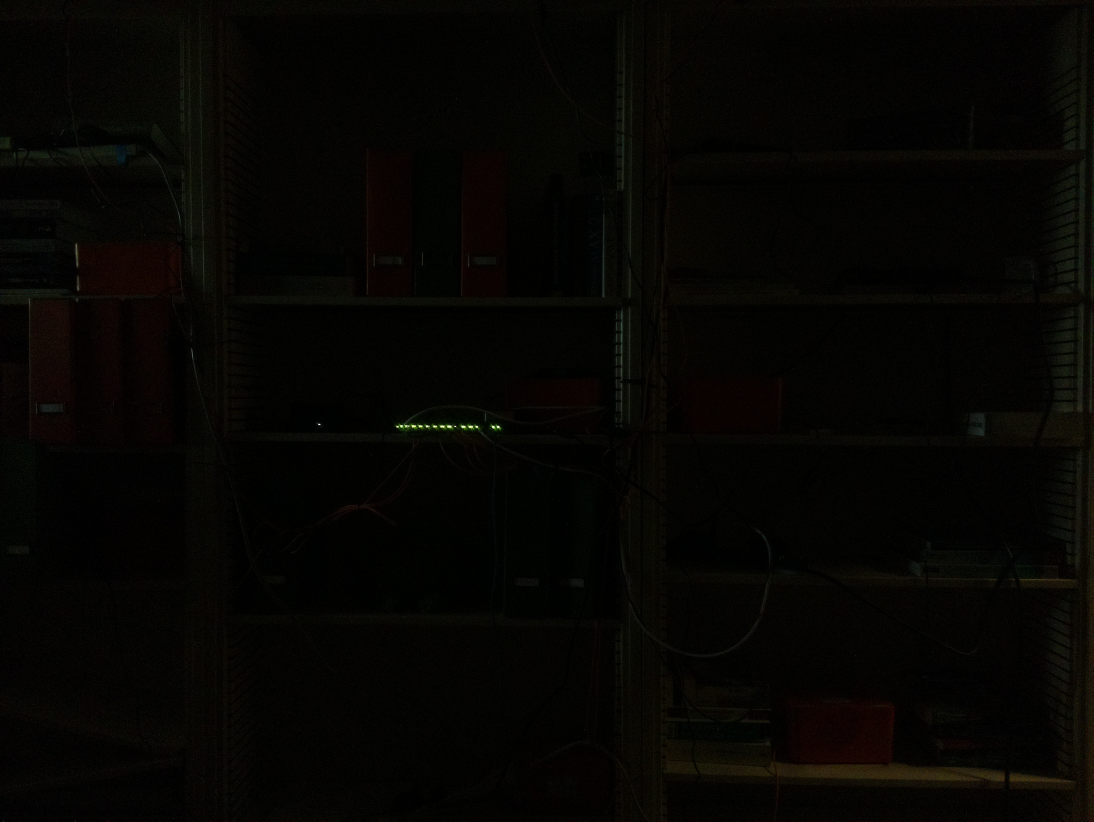
#> input picture data/reference/dim_all.jpg, 3280 x 2464 px (shown at 1/3 size)
$ python -i event_metadata.py   (imports and definitions only)
#> lines starting #> are read from the running program, lines starting #| are printed output that depends on the picture
"""Build the detection-event document the server ranks video feeds by.

This is the join between the two producers, and it is deliberately pure: it
reads their files, returns a dict, and touches no network. `event_client.py`
does the sending, `status_server.py` the receiving. Run this file directly for
a self-check against a real event directory:

    python3 event_metadata.py --event-dir <waft-event-dir>
    python3 event_metadata.py --self-test

## Where each field comes from

WAFT's `camera_event_detector.py` writes, per event:

    event.json                  trigger mode, both method scores, boxes, frames
    farneback_grid_trigger.json per-cell optical-flow magnitude (pixels/frame)
    change_grid_trigger.json    per-cell colour change (mean |RGB delta|, 0-255)
    boxes_trigger.json          trigger-frame boxes, {x1,y1,x2,y2}
    frames/                     the unannotated burst

`vit_classifier` later writes `vit_result.json` beside it, with a before/after
label per box. It is optional here on purpose -- the ViT runs seconds after the
burst lands and may not have run at all, and an event that reaches the server
late is worth less than a motion-only event that arrives now.

## Nothing is imported from WAFT or vit_classifier

Only their on-disk formats are known here. `device_status/` stays copyable to a
box that has neither, which is the same property the health half already has.
The cost is that a producer changing its JSON breaks this silently, so every
read is defensive and a missing part degrades the document instead of raising.

## The two magnitudes, and why both travel

`farneback` is optical flow -- how far pixels *moved*, in pixels/frame.
`change` is mean absolute RGB difference -- how much the picture *recoloured*,
in intensity levels 0-255. They disagree in ways that matter to a server
deciding where to spend a link:

- flow high, colour low   -> something moved across a similar background
- colour high, flow low   -> a light turned on, a shadow swept, exposure shifted
- both high               -> a real object entered or left

Sending only one leaves the server unable to tell a genuine intrusion from the
sun coming out. Both are cheap -- twelve floats.
"""
from __future__ import annotations

import argparse
import base64
import json
import sys
import uuid
from datetime import datetime
from pathlib import Path

SCHEMA_VERSION = "1.0"

# Namespace for the deterministic event ids below. Any fixed UUID works; this
# one is arbitrary and must simply never change, or every id changes with it.
ID_NAMESPACE = uuid.UUID("6f6b7368-656c-5f74-6573-746265640001")

# WAFT stamps frame names with datetime.now() in this format -- local time, no
# offset, microseconds after the seconds field.
WAFT_TIMESTAMP_FMT = "%Y%m%d_%H%M%S_%f"

DEFAULT_THUMBNAIL_WIDTH = 320
DEFAULT_THUMBNAIL_QUALITY = 60

# vit_result.json transition words -> the event_type the server sees. These are
# the complete set `classifier.describe_transition` can return; anything else
# would be a producer change, and falls back to plain motion.
#
# Listed most significant first: with several regions disagreeing, the most
# significant transition names the event. A frame where one object was removed
# and another merely shifted is a removal.
TRANSITION_EVENT_TYPES = {
    "removed": "object_removed",
    "placed": "object_placed",
    "substituted": "object_substituted",
    "moved_or_same_class": "object_moved",
    "uncertain": "uncertain",
}

# What an unclassified event is called. Distinct from "uncertain", which means
# the classifier *did* run and could not name the transition -- the server
# grants on classified events only, so conflating the two would make an
# un-run classifier look like a completed one.
UNCLASSIFIED_EVENT_TYPE = "motion"


# ---- small readers ------------------------------------------------------


# [56 lines left out: functions _read_json, parse_waft_time, to_xywh, not called in this run]


def _round(value, digits=3):
    return round(float(value), digits) if isinstance(value, (int, float)) else None


# ---- motion block -------------------------------------------------------


# [262 lines left out: functions grid_digest, motion_block, soft_normalise, motion_strength, trigger_reference, motion_confidence and 3 more, not called in this run]


# ---- thumbnail ----------------------------------------------------------


def encode_thumbnail(
    path: Path,
    width: int = DEFAULT_THUMBNAIL_WIDTH,
    quality: int = DEFAULT_THUMBNAIL_QUALITY,
) -> str | None:
    """A small JPEG of one frame, base64'd, or None if it cannot be made.

    Optional by construction. WAFT's frames are PNG and re-encoding needs an
    image library, but `device_status/` deliberately depends on nothing but
    paho-mqtt so either half can be copied to a bare box. cv2 then Pillow are
    tried and absence is not an error -- the event still carries every number,
    which is what the ranking decision actually runs on. A Jetson running WAFT
    has cv2 regardless.

    Width matters more than quality for size: this is a thumbnail for a human
    to confirm the event was real, not the video feed being requested.
    """
#> called with path = '../data/reference/dim_all.jpg', width = 320, quality = 60
    if not path or not Path(path).exists():
        return None

    try:
        import cv2

        image = cv2.imread(str(path))
#> image is the input picture: shape (2464, 3280, 3); mean B, G, R 2.7, 5.3, 6
        if image is None:
            return None
        height = max(1, int(image.shape[0] * width / image.shape[1]))
#> height = 240
        small = cv2.resize(image, (width, height), interpolation=cv2.INTER_AREA)
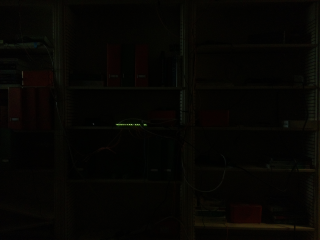
#> small: shape (240, 320, 3); mean B, G, R 2.7, 5.3, 6
        ok, buffer = cv2.imencode(".jpg", small, [int(cv2.IMWRITE_JPEG_QUALITY), quality])
#> buffer = 3219 values, max 255 at index 0, min 0 at index 4, mean 104.6
        return base64.b64encode(buffer.tobytes()).decode() if ok else None
    except ImportError:
        pass

    try:
        import io

        from PIL import Image

        with Image.open(path) as image:
            image = image.convert("RGB")
            height = max(1, int(image.height * width / image.width))
            image = image.resize((width, height), Image.LANCZOS)
            buffer = io.BytesIO()
            image.save(buffer, format="JPEG", quality=quality)
        return base64.b64encode(buffer.getvalue()).decode()
    except (ImportError, OSError):
        return None


# [348 lines left out: functions pick_thumbnail_frame, health_digest, build_document, _self_test, main, not called in this run]


# [2 lines not run here, left out]

>>> result = encode_thumbnail('../data/reference/dim_all.jpg')
